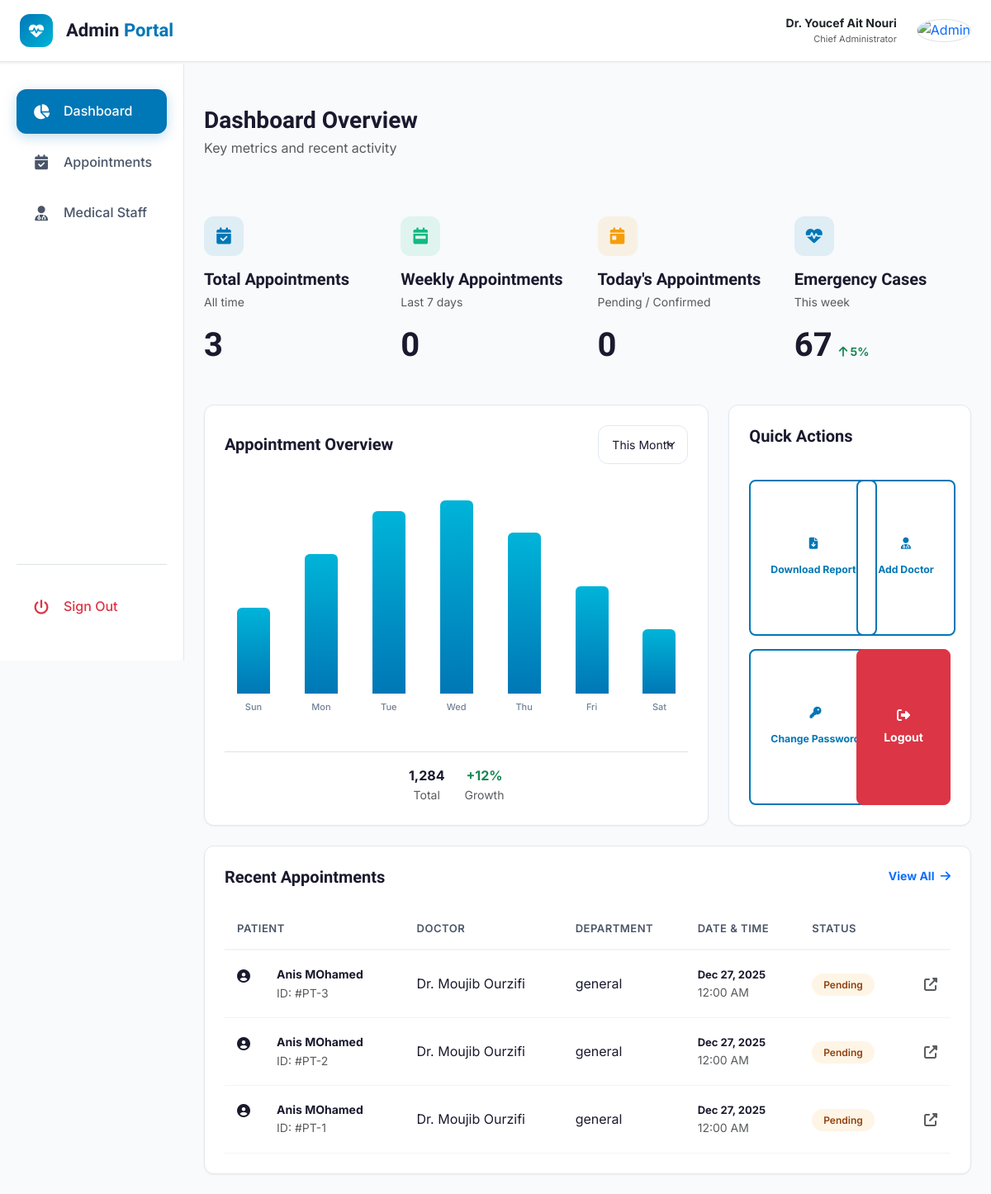
The page /admin.php (signed in) on the database as committed earlier.
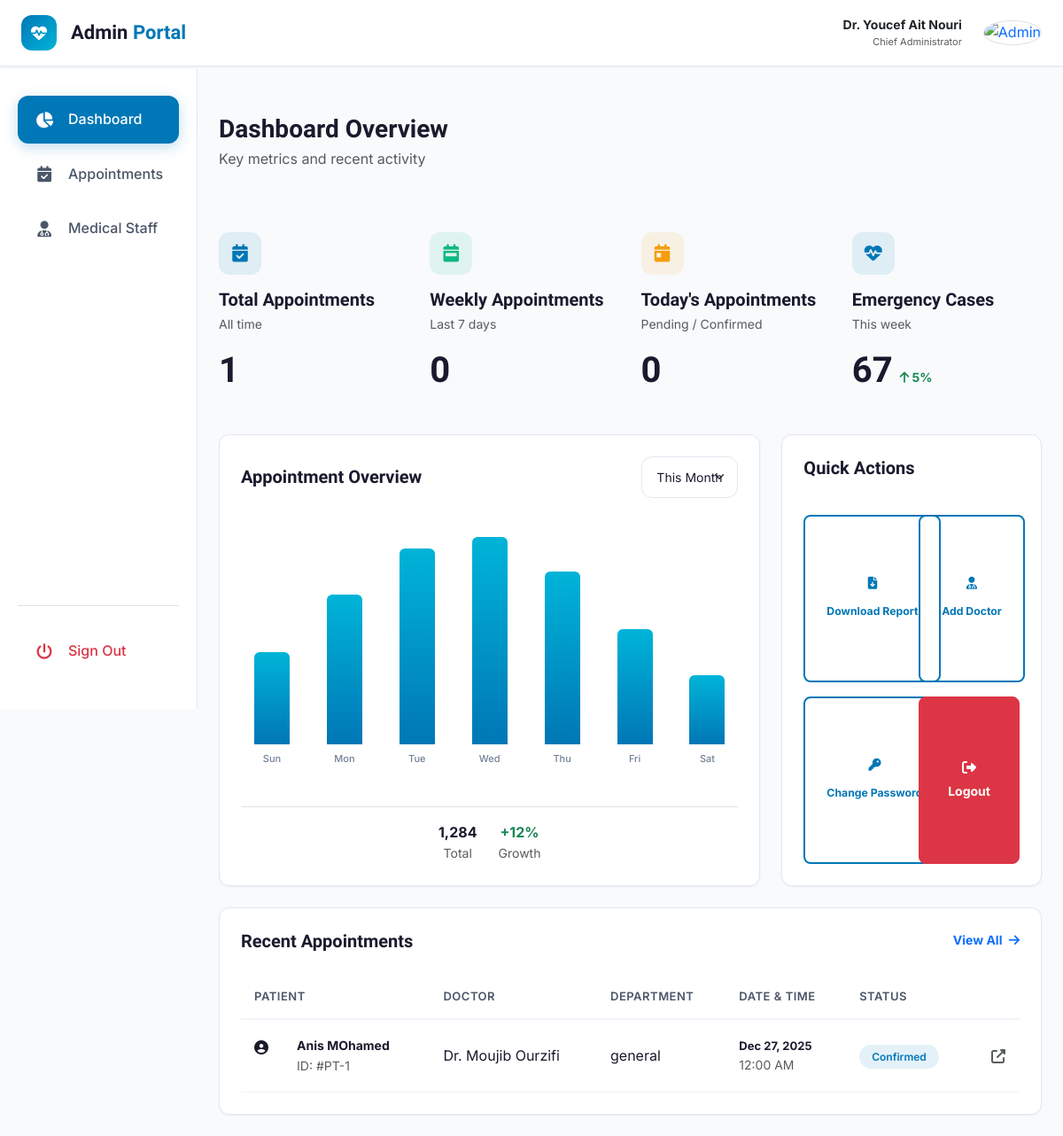
The same page on the database as committed later.
### tables this page shows
CREATE TABLE `appointments` (
  `id` int(11) NOT NULL,
  `first_name` varchar(100) NOT NULL,
  `last_name` varchar(100) NOT NULL,
  `birthdate` date NOT NULL,
  `gender` enum('Male','Female') DEFAULT NULL,
  `requested_service` varchar(150) NOT NULL,
  `preferred_date` date NOT NULL,
  `preferred_time` time NOT NULL,
  `email` varchar(150) NOT NULL,
  `phone` varchar(30) NOT NULL,
  `address` text DEFAULT NULL,
  `allergies_history` text DEFAULT NULL,
  `selected_doctor` varchar(100) DEFAULT NULL,
  `medical_file` varchar(255) DEFAULT NULL,
  `created_at` datetime DEFAULT current_timestamp(),
  `updated_at` datetime DEFAULT current_timestamp() ON UPDATE current_timestamp(),
  `status` enum('Pending','Confirmed','Completed','Cancelled') DEFAULT 'Pending'
);

### admin.php (the view, shortened to what the changed rows need)
<?php
require_once 'connection.php';
try {
    $stmt = $pdo->query("SELECT COUNT(*) FROM appointments");
    $totalAppointments = (int) $stmt->fetchColumn();
    $stmt = $pdo->query("SELECT COUNT(*) FROM appointments WHERE preferred_date >= DATE_SUB(CURDATE(), INTERVAL 7 DAY)");
    $weeklyAppointments = (int) $stmt->fetchColumn();
    $stmt = $pdo->query("SELECT COUNT(*) FROM appointments WHERE preferred_date = CURDATE() AND status IN ('Pending','Confirmed')");
    $todayAppointments = (int) $stmt->fetchColumn();
    $upcomingStmt = $pdo->prepare("SELECT * FROM appointments ORDER BY created_at DESC LIMIT 5");
    $upcomingStmt->execute();
    $upcomingAppointments = $upcomingStmt->fetchAll();
} catch (Throwable $e) {
    error_log("Dashboard DB error: " . $e->getMessage());
    $totalAppointments = 0;
    $weeklyAppointments = 0;
    $todayAppointments = 0;
    $upcomingAppointments = [];
}
$statusClassMap = [
    'Pending'    => 'badge-warning',
    'Confirmed'  => 'badge-info',
    'Completed'  => 'badge-success',
    'Cancelled'  => 'badge-danger',
];
?>
<!DOCTYPE html>
<html lang="en">
<head>
    <link href="https://cdn.jsdelivr.net/npm/bootstrap@5.3.0/dist/css/bootstrap.min.css" rel="stylesheet">
    <link rel="stylesheet" href="https://cdnjs.cloudflare.com/ajax/libs/font-awesome/6.4.0/css/all.min.css">
    <link rel="stylesheet" href="styles.css">
</head>
<body class="admin-body">
    <div class="d-flex">
        <main class="admin-main flex-grow-1 p-4">
            <div class="admin-header mb-4">
                <h1 class="h3 font-sora fw-bold mb-1">Dashboard Overview</h1>
            </div>
            <div class="row g-4 mb-5">
                <div class="col-xl-3 col-md-6">
                    <div class="data-card d-flex flex-column h-100">
                        <div class="d-flex align-items-baseline gap-2 mt-auto">
                            <h2 class="display-6 fw-bold mb-0"><?= $totalAppointments ?></h2>
                        </div>
                    </div>
                </div>
                <div class="col-xl-3 col-md-6">
                    <div class="data-card d-flex flex-column h-100">
                        <div class="d-flex align-items-baseline gap-2 mt-auto">
                            <h2 class="display-6 fw-bold mb-0"><?= $weeklyAppointments ?></h2>
                        </div>
                    </div>
                </div>
                <div class="col-xl-3 col-md-6">
                    <div class="data-card d-flex flex-column h-100">
                        <div class="d-flex align-items-baseline gap-2 mt-auto">
                            <h2 class="display-6 fw-bold mb-0"><?= $todayAppointments ?></h2>
                        </div>
                    </div>
                </div>
                <div class="col-xl-3 col-md-6">
                    <div class="data-card d-flex flex-column h-100">
                        <div class="d-flex align-items-baseline gap-2 mt-auto">
                            <h2 class="display-6 fw-bold mb-0">67</h2>
                        </div>
                    </div>
                </div>
            </div>
            <div class="row g-4">
                <div class="col-12">
                    <div class="admin-card">
                        <div class="table-responsive">
                            <table class="table table-custom">
                                <thead>
                                    <tr>
                                        <th>Patient</th>
                                        <th>Doctor</th>
                                        <th>Department</th>
                                        <th>Date & Time</th>
                                        <th>Status</th>
                                        <th></th>
                                    </tr>
                                </thead>
                                <tbody>
                                    <?php if (!empty($upcomingAppointments)): ?>
                                        <?php foreach ($upcomingAppointments as $appt): ?>
                                            <tr>
                                                <td>
                                                    <div class="patient-info">
                                                        <i class="fas fa-user-circle patient-avatar"></i>
                                                        <div>
                                                            <p class="mb-0 fw-bold" style="font-size: 14px;">
                                                                <?= htmlspecialchars($appt['first_name'] . ' ' . $appt['last_name']) ?>
                                                            </p>
                                                            <p class="mb-0 text-muted small">ID: #PT-<?= $appt['id'] ?></p>
                                                        </div>
                                                    </div>
                                                </td>
                                                <td><?= htmlspecialchars($appt['selected_doctor'] ?: 'Unassigned') ?></td>
                                                <td><?= htmlspecialchars($appt['requested_service']) ?></td>
                                                <td>
                                                    <p class="mb-0 fw-bold" style="font-size: 13px;">
                                                        <?= date('M d, Y', strtotime($appt['preferred_date'])) ?>
                                                    </p>
                                                    <p class="mb-0 text-muted small">
                                                        <?= date('h:i A', strtotime($appt['preferred_time'])) ?>
                                                    </p>
                                                </td>
                                                <td>
                                                    <?php
                                                        $status = $appt['status'] ?? 'Pending';
                                                        $badgeClass = $statusClassMap[$status] ?? 'badge-secondary';
                                                    ?>
                                                    <span class="badge-status <?= $badgeClass ?>"><?= htmlspecialchars($status) ?></span>
                                                </td>
                                                <td class="text-end">
                                                    <a href="manage_appointments.php" class="btn btn-link text-muted p-0" title="Manage in Appointments">
                                                        <i class="fas fa-external-link-alt"></i>
                                                    </a>
                                                </td>
                                            </tr>
                                        <?php endforeach; ?>
                                    <?php else: ?>
                                        <tr>
                                            <td colspan="6" class="text-center text-muted py-4">No recent appointments found.</td>
                                        </tr>
                                    <?php endif; ?>
                                </tbody>
                            </table>
                        </div>
                    </div>
                </div>
            </div>
        </main>
    </div>
</body>
</html>

Rows that differ between the two databases and show on the page:
removed appointments: first_name+last_name "Anis MOhamed", id "3", selected_doctor "Dr. Moujib Ourzifi", requested_service "general", preferred_date "Dec 27, 2025", preferred_time "12:00 AM", status "Pending"
removed appointments: first_name+last_name "Anis MOhamed", id "2", selected_doctor "Dr. Moujib Ourzifi", requested_service "general", preferred_date "Dec 27, 2025", preferred_time "12:00 AM", status "Pending"
changed appointments "Dr. Moujib Ourzifi": status "Pending" → "Confirmed"
Other text that changed with them:
$totalAppointments: "3" → "1"
